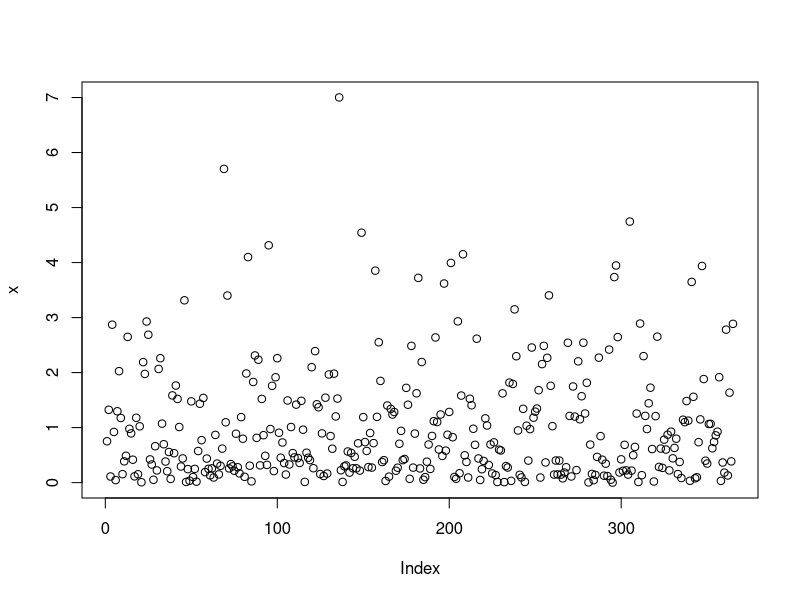
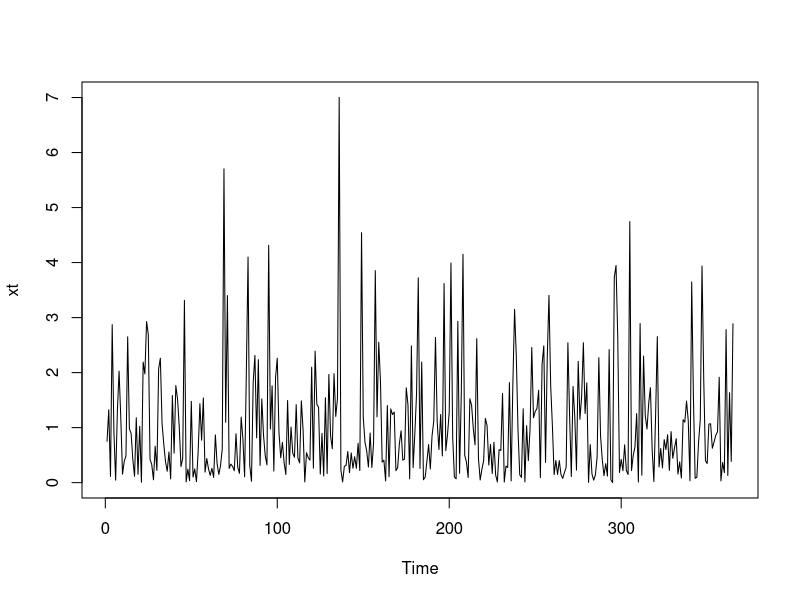
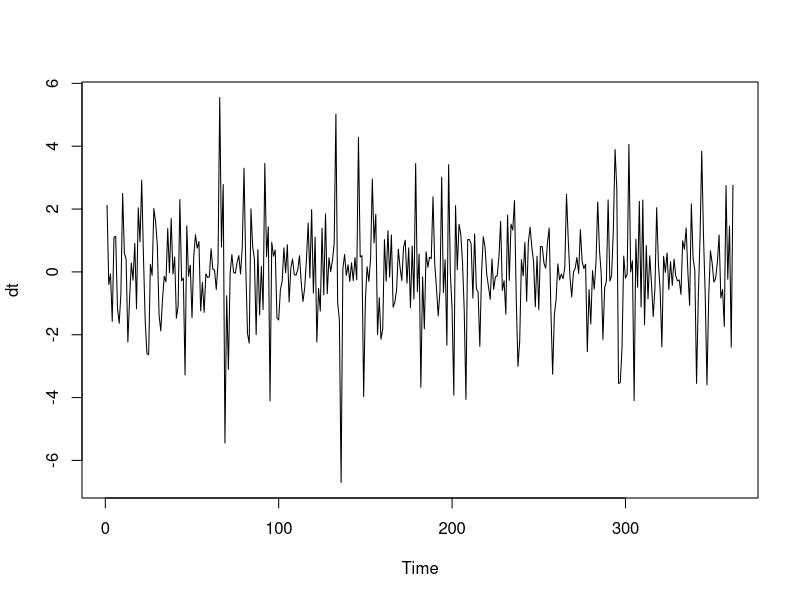
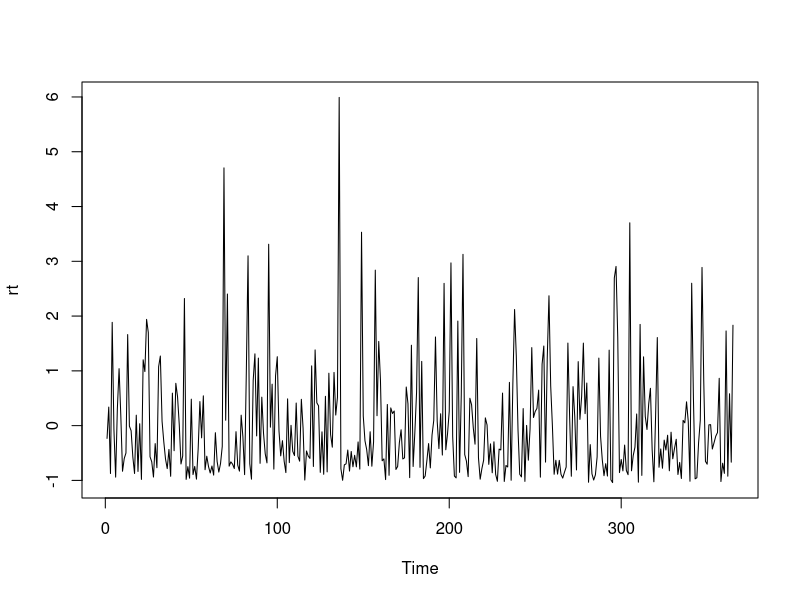
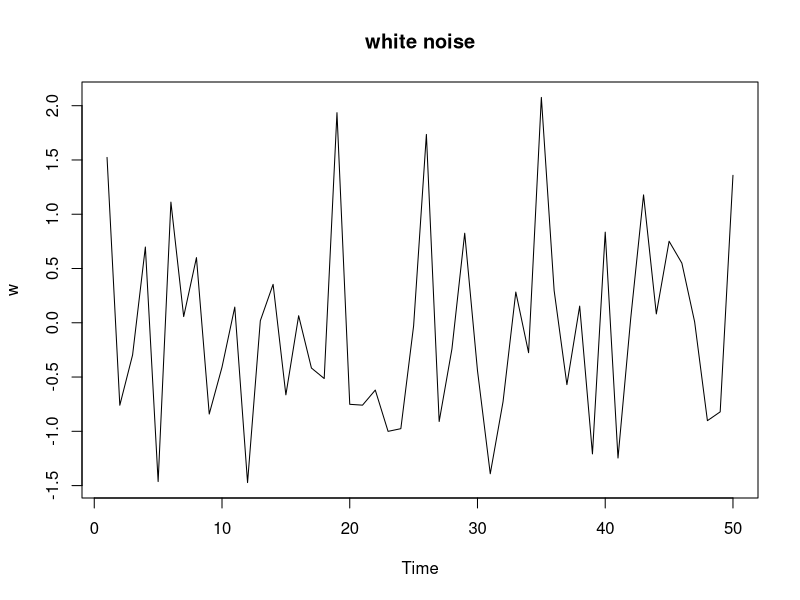
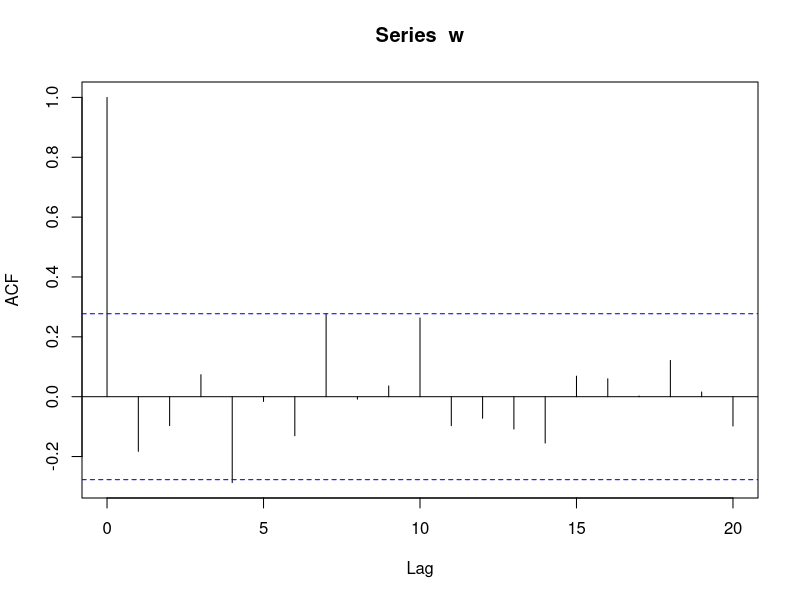
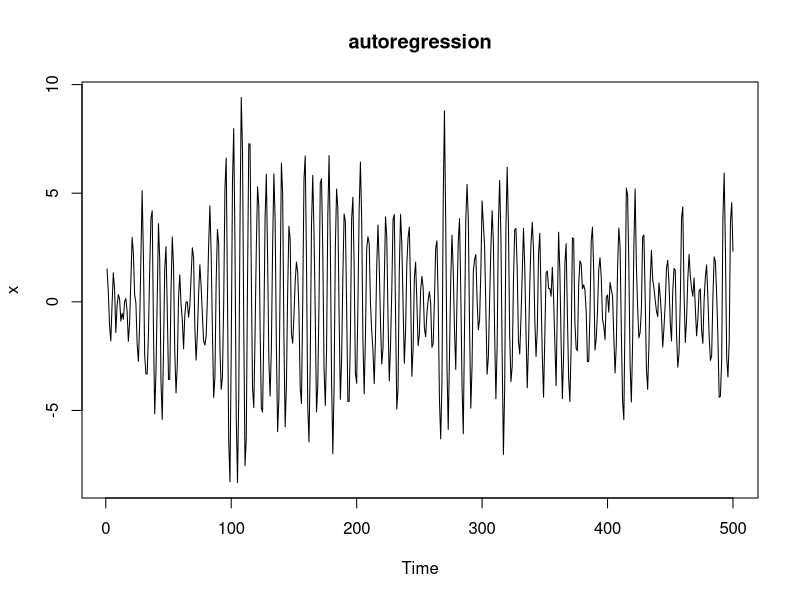
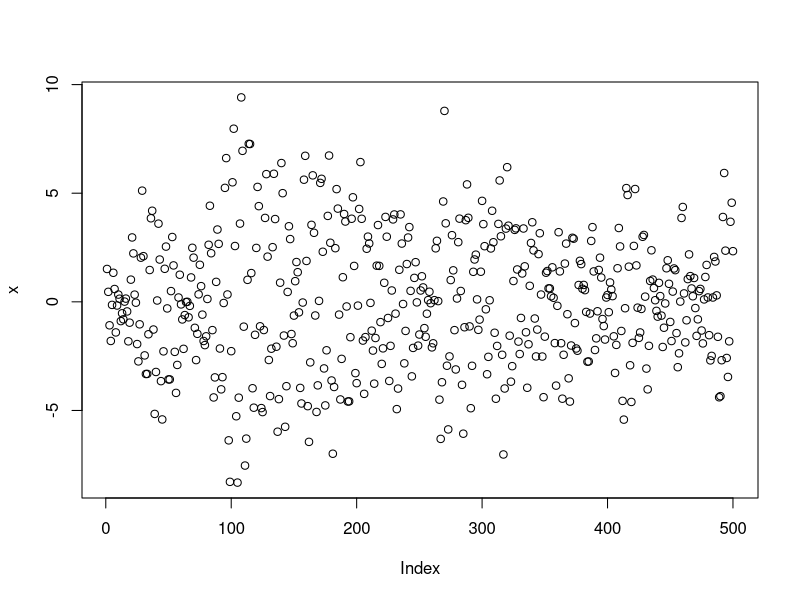

R code for these plots, in order: (Note: this script raises an error after producing the figures.)
## ---- chunk 1
t <- 1:365
x <- rexp(365, 1)
mod <- lm(x~t)
r <- mod$residuals
rt <- ts(r)
plot(x)
xt <- ts(x)
plot.ts(xt)
dt <- diff(x, 3)
plot.ts(dt)
plot.ts(rt)
w = rnorm(50,0,1) # 500 N(0,1) variates
plot.ts(w, main="white noise")
acf(w, lag.max = 20)
## ---- chunk 2
w = rnorm(550,0,1) # 50 extra to avoid startup problems
x = filter(w, filter=c(1,-.9), method="recursive")[-(1:50)] # remove first 50
plot.ts(x, main="autoregression") #plot of autoregression
plot(x) #plot of autoregression as points
## ---- chunk 3
w = rnorm(500,0,1) # 500 N(0,1) variates
v = filter(w, sides = 2, filter=rep(1/3,3)) # moving average
par(mfrow=c(2,1)) #only allows two plots to be shown at a time
plot.ts(w, main="white noise") # original white noise
plot.ts(v, ylim=c(-3,3), main="moving average") # moving average plot
## ---- chunk 4
set.seed(154) # so you can reproduce the results
w = rnorm(200); x = cumsum(w) # two commands in one line
wd = w +.2; xd = cumsum(wd) # .2 adds the drift
plot.ts(xd, ylim=c(-5,55), main="random walk", ylab='') #random walk plotted alone with drift
lines(x, col=4); abline(h=0, col=4, lty=2); abline(a=0, b=.2, lty=2) #plot of random walk with and without drift
## ---- chunk 5
cs = 2*cos(2*pi*1:500/50 + .6*pi); w = rnorm(500,0,1)
par(mfrow=c(3,1), mar=c(3,2,2,1), cex.main=1.5)
plot.ts(cs, main=expression(2*cos(2*pi*t/50+.6*pi)))
plot.ts(cs+w, main=expression(2*cos(2*pi*t/50+.6*pi) + N(0,1))) #signal to noise ratio increasing
plot.ts(cs+5*w, main=expression(2*cos(2*pi*t/50+.6*pi) + N(0,25)))
## ---- chunk 6
x1 <- rnorm(365, 0, 1)
xt1 <- ts(x1)
plot.ts(xt1)
x2 <- rnorm(365, 0, 1)
xt2 <- ts(x2)
plot.ts(xt2)
x3 <- rnorm(365, 0, 1)
xt3 <- ts(x3)
plot.ts(xt3)
## ---- chunk 7
dat <- read.csv("MarketShare.csv")
attach(dat)
z <- AdExpense
x <- rnorm(100)
y <- vector()
z <- vector()
for (i in 2:100) {
  y[i] <- x[i] - .8 * x[i - 1]
  z[i - 1] <- y[i]
}
plot.ts(z)
mean(z)
var(z)
acf(z)
plot.ts(dat$MarketShare)
acf(dat$MarketShare, 20)
lm(n)
## ---- chunk 8
model <- lm(MarketShare ~ AdExpense + CustomerSatisfaction)
summary(model)
n <- length(MarketShare)
t <- 1:n
model2 <- lm(MarketShare ~ t)
summary(model2)
sum((MarketShare - mean(MarketShare))*(t - mean(t))) / sum((t - mean(t))^2)
mean(MarketShare) - 1.1571 * mean(t)
model3 <- lm(MarketShare ~ AdExpense)
summary(model3)
model4 <- lm(MarketShare ~ CustomerSatisfaction)
summary(model4)
model5 <- lm(MarketShare ~ CustomerSatisfaction + t)
summary(model5)
model6 <- lm(MarketShare ~ AdExpense + t)
summary(model6)
model7 <- lm(MarketShare ~ AdExpense + CustomerSatisfaction + t)
summary(model7)
1-pf(91.68, 1, 13) # How you calculate the p value of model 3
-26.6752 + 1.6657*(36) + 3.4857*(2)
(.6 * 21) - (.4 * 21)
(.6 * 19) - (.4 * 19)
(.6 * 24) - (.4 * 24)
## ---- chunk 9
t <- 1:120
u <- rnorm(t, 0, 1)
v <- rnorm(t, 0, sqrt(2))
z <- (0.05 * t) + (u * v)
plot.ts(z)
mean(z)
acf(z)
library(forecast)
((27*7 + 3) / 7) + (8*(4/7))
## ---- chunk 10
acf(diff(MarketShare))
pacf(diff(MarketShare))
arima(diff(MarketShare), c(0,0,1))
arima(diff(MarketShare), c(0,0,2))
arima(diff(MarketShare), c(0,0,3))
arima(diff(MarketShare), c(0,0,4))
predict(arima(diff(MarketShare), c(0,0,3)), n.ahead = 1)
pl <- predict(arima(diff(MarketShare), c(0,0,3)), n.ahead = 1)[1]
MarketShare[15] + pl$pred
arima(diff(MarketShare), c(0,0,2))
MarketShare[1];MarketShare[8];MarketShare[15]

